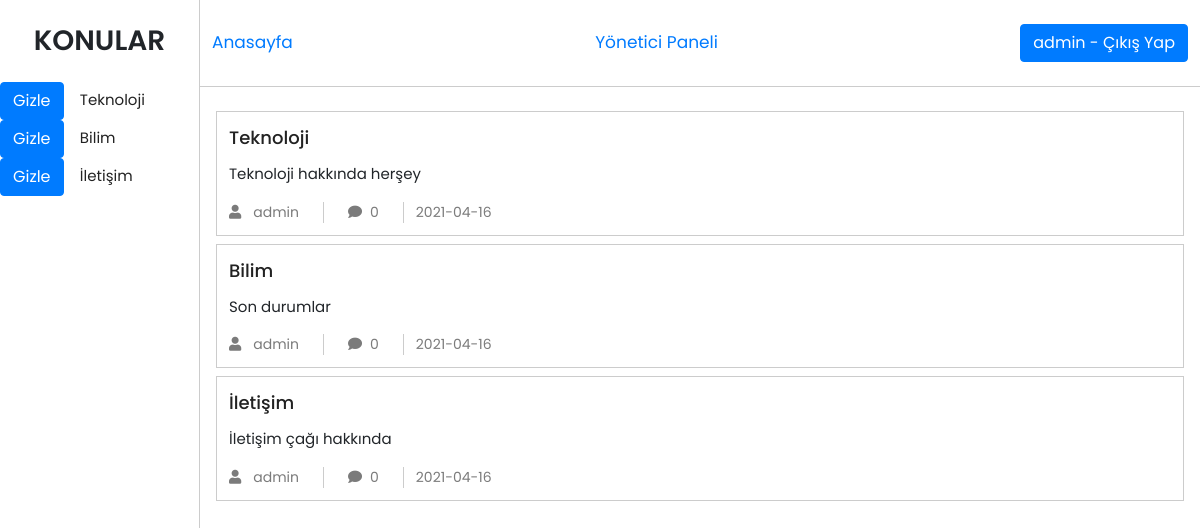
The app's page /index.php (signed in) with its own data.
### tables this page shows
CREATE TABLE `konu` (
  `id` int(11) NOT NULL,
  `baslik` varchar(100) NOT NULL,
  `konuadi` varchar(100) NOT NULL,
  `olusturanid` int(11) NOT NULL,
  `olusturmatarihi` date NOT NULL
);

CREATE TABLE `kullanici` (
  `id` int(11) NOT NULL,
  `kullaniciadi` varchar(100) NOT NULL,
  `sifre` varchar(100) NOT NULL,
  `eposta` varchar(100) NOT NULL,
  `yetki` int(11) NOT NULL
);

### fonksiyon.php (called while the page is built, shortened)
<?php
$vt = mysqli_connect("localhost", "root", "", "forumvt");
function kullaniciBilgisi($kid)
{
    global $vt;
    $sorgu = "SELECT * FROM kullanici WHERE id=$kid";
    $sonuclar = $vt->query($sorgu);
    if ($satir = $sonuclar->fetch_assoc()) {
        return $satir;
    }
}
function yorumSayisi($konuid)
{
    global $vt;
    $sorgu = "SELECT count(konuyorum.id) as 'yorumsayisi' FROM konuyorum WHERE id=$konuid GROUP BY konuyorum.konuid";
    $sonuclar = $vt->query($sorgu);
}
function tumKonular()
{
    global $vt;
    $sorgu = "SELECT konu.* FROM konu";
    $sonuclar = $vt->query($sorgu);
    $dizi = [];
    while ($satir = $sonuclar->fetch_assoc()) {
        array_push($dizi,$satir);
    }
    return $dizi;
}

### index.php (the view, shortened to what this page needs)
<!doctype html>
<html lang="en">
<?php
require_once("fonksiyon.php");
?>
<head>
  <link rel="stylesheet" href="https://stackpath.bootstrapcdn.com/bootstrap/4.3.1/css/bootstrap.min.css">
  <link rel="stylesheet" href="https://cdnjs.cloudflare.com/ajax/libs/font-awesome/5.15.3/css/all.min.css" />
  <link rel="stylesheet" href="css/style.css">
</head>
<body>
  <div class="forum-container">
    <div class="forum forum-left">
      <h3>KONULAR</h3>
      <div class="forum-subjects d-flex flex-column">
        <?php
        $konular = tumKonular();
        foreach ($konular as $konu) {
          echo "<div id='{$konu['id']}'>
           <button class='btn btn-primary' onclick='hide({$konu['id']})'>Gizle</button>
           <a href='konu-icerigi.php?kid={$konu['id']}' > {$konu['baslik']}</a>
            </div>";
        }
        ?>
      </div>
    </div>
    <div class="forum forum-right">
      <header class="d-flex justify-content-between align-items-center">
        <a href="index.php" class="anasayfa">Anasayfa</a>
        <?php
        if (isset($_SESSION['yetki']) && $_SESSION['yetki'] == 1) {
          echo '<a href="admin.php" class="anasayfa">Yönetici Paneli</a>';
        }
        ?>
        <?php
        if (isset($_SESSION['kid']) == false) {
        ?>
          <div class="login">
            <input type="button" data-toggle="modal" data-target="#girisModal" data-whatever="@mdo" value="Giriş Yap" />
            <input type="button" data-toggle="modal" data-target="#kayitModal" data-whatever="@mdo" value="Kayıt Ol" />
          </div>
        <?php
        } else {
        ?>
          <div class="login">
            <a class="btn btn-primary" href="fonksiyon.php?cikis=1"><?php echo kullaniciBilgisi($_SESSION['kid'])['kullaniciadi']; ?> - Çıkış Yap</a>
          </div>
        <?php
        }
        ?>
      </header>
      <div class="forum-content">
        <?php
        $konular = tumKonular();
        foreach ($konular as $konu) {
          $kullanici = kullaniciBilgisi($konu['olusturanid']);
          $yorumsayisi = yorumSayisi($konu['id']) == null ? 0 : yorumSayisi($konu['id']);
        ?>
          <div class="forum-item">
            <a href="konu-icerigi.php?kid=<?php echo $konu['id']; ?>" class="konu-adi"><?php echo $konu['baslik']; ?></a>
            <p class="konu-aciklaması"><?php echo $konu['konuadi']; ?></p>
            <div class="user d-flex align-items-center">
              <a href="#"><i class="fas fa-user"></i><?php echo $kullanici['kullaniciadi'];  ?></a>
              <div class="info d-flex align-items-center">
                <p><i class="fas fa-comment"></i><?php echo $yorumsayisi; ?></p>
                <p><?php echo $konu['olusturmatarihi']; ?></p>
              </div>
            </div>
          </div>
        <?php
        }
        ?>
      </div>
    </div>
  </div>
</body>
</html>

### css/style.css (style rules this page uses)
* { padding: 0px; margin: 0px; text-decoration: none !important; }
body { font-family: 'Poppins', sans-serif; overflow-y: hidden; }
.forum-container { display: -ms-grid; display: grid; -ms-grid-columns: 1.5fr 10.5fr; grid-template-columns: 1.5fr 10.5fr; }
.forum-container .forum { min-height: 100vh; max-height: 100vh; }
.forum-container .forum-left { border-right: 1px solid #ccc; overflow-y: scroll; }
.forum-container .forum-left h3 { font-weight: 600; margin: 24px 12px; text-align: center; }
.forum-container .forum-left .forum-subjects a { padding: 12px; text-align: center; color: #222222; font-size: 15px; }
.forum-container .forum-right { overflow-y: scroll; }
.forum-container .forum-right header { border-bottom: 1px solid #ccc; padding: 24px 12px; }
.forum-container .forum-right header .anasayfa { font-size: 17px; }
.forum-container .forum-right .forum-content { position: relative; padding: 24px 16px; min-height: 100vh; }
.forum-container .forum-right .forum-content .forum-item { padding: 12px; border: 1px solid #ccc; margin-bottom: 8px; }
.forum-container .forum-right .forum-content .forum-item .konu-adi { color: #222222; font-size: 18px; font-weight: 500; }
.forum-container .forum-right .forum-content .forum-item .konu-aciklaması { margin-top: 12px; }
.forum-container .forum-right .forum-content .forum-item p { font-size: 15px; display: -webkit-box; -webkit-line-clamp: 2; -webkit-box-orient: vertical; overflow: hidden; text-overflow: ellipsis; }
.forum-container .forum-right .forum-content .forum-item .user a { font-size: 14px; color: #7b7b7b; padding-right: 24px; border-right: 1px solid #ccc; }
.forum-container .forum-right .forum-content .forum-item .user a i { margin-right: 12px; }
.forum-container .forum-right .forum-content .forum-item .user .info { margin-left: 24px; }
.forum-container .forum-right .forum-content .forum-item .user .info p:first-child { margin-right: 12px; padding-right: 24px; border-right: 1px solid #ccc; }
.forum-container .forum-right .forum-content .forum-item .user .info p { color: #7b7b7b; font-size: 14px; margin-bottom: 0rem; }
.forum-container .forum-right .forum-content .forum-item .user .info p i { margin-right: 8px; }
@media only screen and (max-width: 1500px) { .forum-container { -ms-grid-columns: 2fr 10fr; grid-template-columns: 2fr 10fr; } }

### records on screen
konu: baslik "Teknoloji", konuadi "Teknoloji hakkında herşey", kullanici.kullaniciadi "admin", yorumsayisi "0", olusturmatarihi "2021-04-16"
konu: baslik "Bilim", konuadi "Son durumlar", kullanici.kullaniciadi "admin", yorumsayisi "0", olusturmatarihi "2021-04-16"
konu: baslik "İletişim", konuadi "İletişim çağı hakkında", kullanici.kullaniciadi "admin", yorumsayisi "0", olusturmatarihi "2021-04-16"
kullanici: kullaniciadi "admin"
